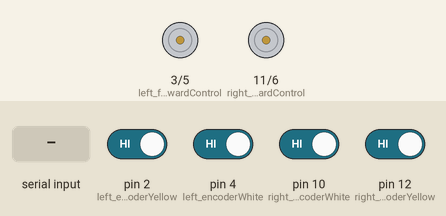
Recording of a sketch running on a simulated Arduino Uno, built with avr-gcc and run on an emulated ATmega328P. Parts: motor-driver pin pairs drawn as motors (green arrow = first pin HIGH = forward, orange = second pin HIGH = backward, longer = more drive). The test bench sets the inputs (shaded band); at power-on: pin 2 (left_encoderYellow), pin 4 (left_encoderWhite), pin 10 (right_encoderWhite), pin 12 (right_encoderYellow) HIGH. What the sketch prints to the serial monitor is not drawn.

Above: at 1.2 s.
1.3 s: "90,45\n" received over Serial
At 2.4 s:
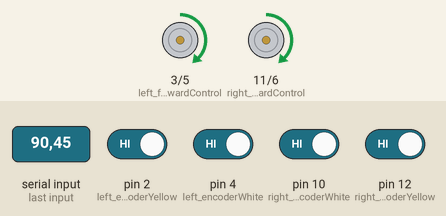
2.8 s: "30,150\n" received over Serial
At 3.9 s:
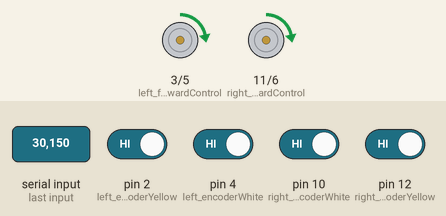
4.3 s: "200\n" received over Serial
At 5.4 s:
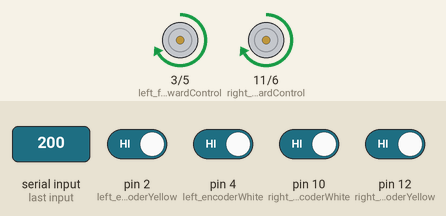
5.8 s: "5\n" received over Serial
At 6.9 s:
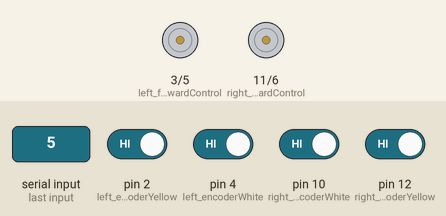
8.8 s: "90\n" received over Serial
At 10.1 s:
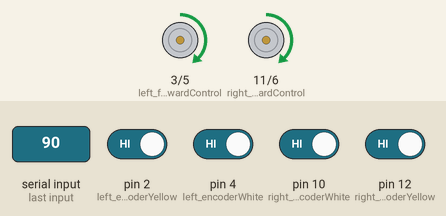
Timing chart, 0 to 11.3 s (numbered marks = the images above; inputs shaded):
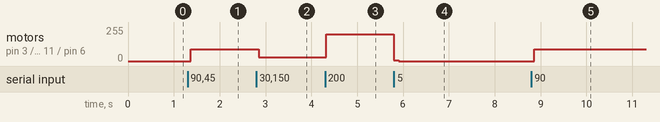

Measured:
- after the input at 1.3 s, motor on pin 3 (left_forwardControl) / pin 5 (left_backwardControl), motor on pin 11 (right_forwardControl) / pin 6 (right_backwardControl): stopped → forward 90/255 after 0.07 s
- after the input at 2.8 s, motor on pin 3 (left_forwardControl) / pin 5 (left_backwardControl), motor on pin 11 (right_forwardControl) / pin 6 (right_backwardControl): forward 90/255 → forward 30/255 after 0.05 s
- after the input at 4.3 s, motor on pin 3 (left_forwardControl) / pin 5 (left_backwardControl), motor on pin 11 (right_forwardControl) / pin 6 (right_backwardControl): forward 30/255 → forward 200/255 at once
- after the input at 5.8 s, motor on pin 3 (left_forwardControl) / pin 5 (left_backwardControl), motor on pin 11 (right_forwardControl) / pin 6 (right_backwardControl): forward 200/255 → forward 5/255 at once, → stopped 0.11 s later
- after the input at 8.8 s, motor on pin 3 (left_forwardControl) / pin 5 (left_backwardControl), motor on pin 11 (right_forwardControl) / pin 6 (right_backwardControl): stopped → forward 90/255 after 0.06 s

The sketch:

selfBalancing_v2.ino
```cpp
/*Notes:
1. 1 channel of Encoder max output frequency = 2.5 kHz - 2.7 kHz;

*/

unsigned int left_encoderCount = 0;  //incoming encoder pulse
double left_revolution = 0.0;
double left_RPM = 0.0;
int left_encoderYellow = 2;  //encoder pulse incoming channel
int left_encoderWhite = 4;  //encoder pulse incoming channel
int left_forwardControl = 3;  //PWM control pin
int left_backwardControl = 5;  //PWM control pin
int left_previousStateA = 0;
int left_previousStateB = 0;
int left_timeCount = 0;  //time tracking at 16khz

unsigned int right_encoderCount = 0;  //incoming encoder pulse
double right_revolution = 0.0;
double right_RPM = 0.0;
int right_encoderYellow = 12;  //encoder pulse incoming channel
int right_encoderWhite = 10;  //encoder pulse incoming channel
int right_forwardControl = 11;  //PWM control pin
int right_backwardControl = 6;  //PWM control pin
int right_previousStateA = 0;
int right_previousStateB = 0;
int right_timeCount = 0;  //time tracking at 16khz

double interruptFreq = 16000; //change HERE if frequency changes!!!!
double timer = 0.0;
int currentStateA = 0;
int currentStateB = 0;


//int signalA = 0;  //incoming encoder pulse
//int signalB = 0;  //incoming encoder pulse
//boolean forward = false;  //determine the direction
//boolean backward = false;  //determine the direction
int speed_error = 0;
int sync = 0;
int integral = 0;
String pwm_in = "";
boolean pwm_blk = false;
int pwm_val = 0;

void setup(){
//------------------------setting timer1 interrupt at 4khz--------------------
  cli(); //stop interrupts
  TCCR1A = 0; // set TCCR1A register to 0
  TCCR1B = 0; // set TCCR1B register to 0
  TCNT1 = 0; //initialize counter value to 0
  OCR1A = 999;  //set compare match register for 16000 khz increments
  TCCR1B |= (1<<WGM12);  //turn on CTC mode
  TCCR1B |= (1<<CS10);  //set prescaler = 1
  TIMSK1 |= (1<<OCIE1A);  //enable timer compare interrupt
  sei();  //enable interrupts
//--------------------------------------------------------------------------------
  pinMode(left_encoderYellow, INPUT);
  pinMode(left_encoderWhite, INPUT);
  pinMode(left_forwardControl, OUTPUT);
  pinMode(left_backwardControl, OUTPUT);
  pinMode(right_encoderYellow, INPUT);
  pinMode(right_encoderWhite, INPUT);
  pinMode(right_forwardControl, OUTPUT);
  pinMode(right_backwardControl, OUTPUT);
  Serial.begin(9600);
}

//interrupt routine
ISR(TIMER1_COMPA_vect){
  ++left_timeCount;  // increasing at 16kHz
  ++right_timeCount;  // increasing at 16kHz
  motor_speed(&left_revolution, &left_RPM, &left_encoderCount, &left_encoderYellow, &left_encoderWhite, &left_previousStateA, &left_previousStateB, &left_timeCount);
  motor_speed(&right_revolution, &right_RPM, &right_encoderCount, &right_encoderYellow, &right_encoderWhite, &right_previousStateA, &right_previousStateB, &right_timeCount);
  speed_error = left_RPM - right_RPM;
}  //end of interrupt

//-----------------RPM calculation----------------------------------------------------------
void motor_speed(double *revolution, double *RPM, unsigned int *encoderCount, int *encoderYellow, int *encoderWhite, int *previousStateA, int *previousStateB, int *timeCount) {
  currentStateA = digitalRead(*encoderYellow);
  currentStateB = digitalRead(*encoderWhite);
  if((*previousStateA != currentStateA) || (*previousStateB != currentStateB)){  //encoder pulse is changed
    ++(*encoderCount);
    //signalA = currentStateA;
    //signalB = currentStateB;
  }
  //sampling frequency must be high enough to determine the direction
  // direction_check();
  if (*encoderCount >= 100 || *timeCount >= 1600){ //update speed
    *revolution = ((double)*encoderCount) / 64.0;
    timer = ((double)*timeCount)/interruptFreq;
    *RPM = *revolution / timer * 60.0 / 29.0;
    *timeCount = 0;
    *encoderCount = 0;
  }
  *previousStateA = currentStateA;
  *previousStateB = currentStateB;
}
//-----------------------------------------------------------------------
/*
void pid_control () {
  speed_error
}
*/

void loop(){
//------------------------debugging--------------------------------------
  /*
  for(int i = 100; i < 256; ++i){
    analogWrite(forwardControl, i);
    Serial.print("PWM: ");
    Serial.print(i);
    Serial.print(" | ");
    Serial.print("RPM: ");
    Serial.print((int)RPM);
    Serial.print(" | ");
    Serial.print("Direction: ");
    if(forward) Serial.println("forward");
    else if(backward) Serial.println("backward");
    else Serial.println("not moving");
    delay(100);
  }
  */
  while(Serial.available()){
    char inChar = Serial.read();
    pwm_in += inChar;
    pwm_blk = true;
  }
  if (pwm_blk) {
    pwm_val = pwm_in.toInt();
    pwm_blk = false;
  }
  analogWrite(left_forwardControl, pwm_val);
  sync = pwm_val+speed_error;
  if(sync > 255) sync = 255;
  else if (sync < 0) sync = 0;
  analogWrite(right_forwardControl, sync);
  pwm_in = "";
  Serial.print(" | ");
  Serial.print("left RPM: ");
  Serial.print((int)left_RPM);
  Serial.print(" | ");
  Serial.print("right RPM: ");
  Serial.print((int)right_RPM);
  Serial.print(" | ");
  Serial.print("speed error: ");
  Serial.print(speed_error);
  Serial.println(" | ");
  //Serial.print("Direction: ");
  //if(forward) Serial.println("forward");
  //else if(backward) Serial.println("backward");
 // else Serial.println("not moving");
  delay(100);
//------------------------------------------------------------
}

/*
//finding the direction of the motor
void direction_check() {
  if(previousStateA == 0 && previousStateB == 0 && signalA == 0 && signalB == 1) {
    forward = true;
    backward = false;
  } else if (previousStateA == 0 && previousStateB == 1 && signalA == 1 && signalB == 0) {
    forward = true;
    backward = false;
  } else if (previousStateA == 1 && previousStateB == 0 && signalA == 0 && signalB == 0) {
    forward = true;
    backward = false;
  } else if (previousStateA == 1 && previousStateB == 1 && signalA == 1 && signalB == 0) {
    forward = true;
    backward = false;
  } else if (previousStateA == 0 && previousStateB == 0 && signalA == 1 && signalB == 0) {
    forward = false;
    backward = true;
  } else if (previousStateA == 0 && previousStateB == 1 && signalA == 0 && signalB == 0) {
    forward = false;
    backward = true;
  } else if (previousStateA == 1 && previousStateB == 0 && signalA == 1 && signalB == 1) {
    forward = false;
    backward = true;
  } else if (previousStateA == 1 && previousStateB == 1 && signalA == 0 && signalB == 1) {
    forward = false;
    backward = true;
  } else {
    forward = false;
    backward = false;
  }
}
*/
```
